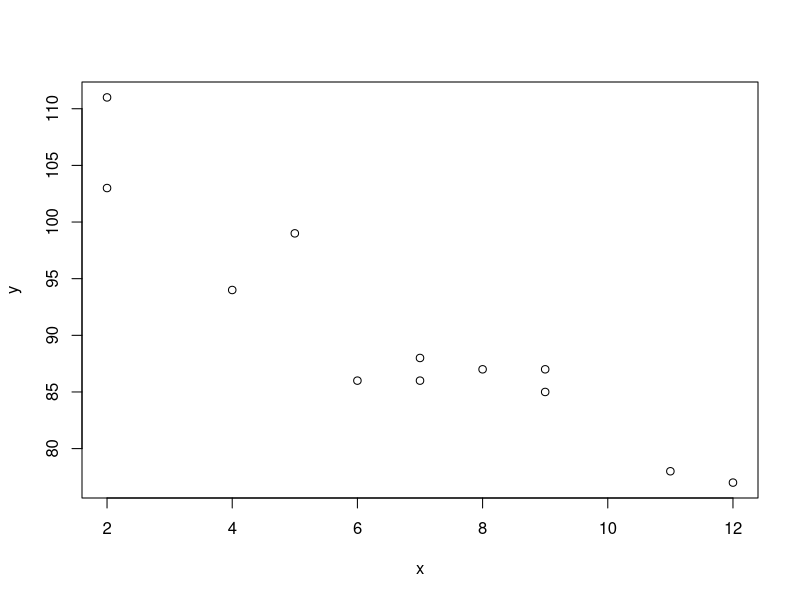
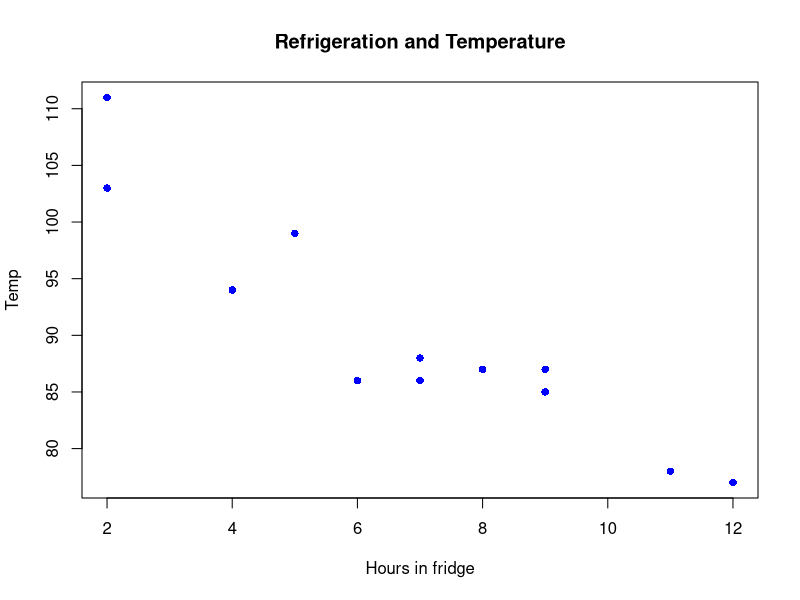
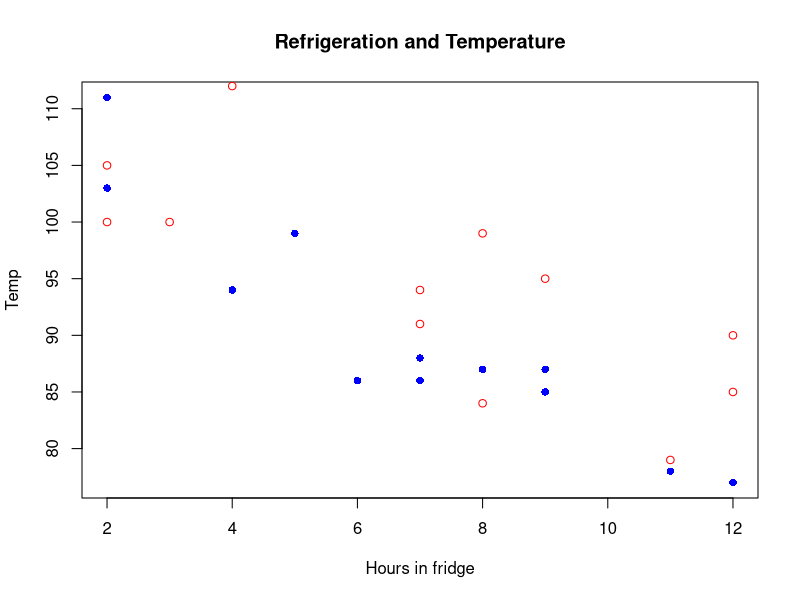

Generate these figures, in order, with R:
##Scatterplots

x=c(5,7,8,7,2,2,9,4,11,12,9,6)
y=c(99,86,87,88,111,103,87,94,78,77,85,86)

plot(x, y) 

plot(x, y, main="Refrigeration and Temperature", xlab="Hours in fridge", ylab="Temp", pch=16, col="blue")

##Comparing two plots:
x2=c(2,2,8,1,15,8,12,9,7,3,11,4,7,14,12)
y2=c(100,105,84,105,90,99,90,95,94,100,79,112,91,80,85)

plot(x, y, main="Refrigeration and Temperature", xlab="Hours in fridge", ylab="Temp", pch=16, col="blue")
points(x2,y2, col="red")

#We can make a rudimentary deduction that the increase in
#refrigeration times results in lower food temperatures.